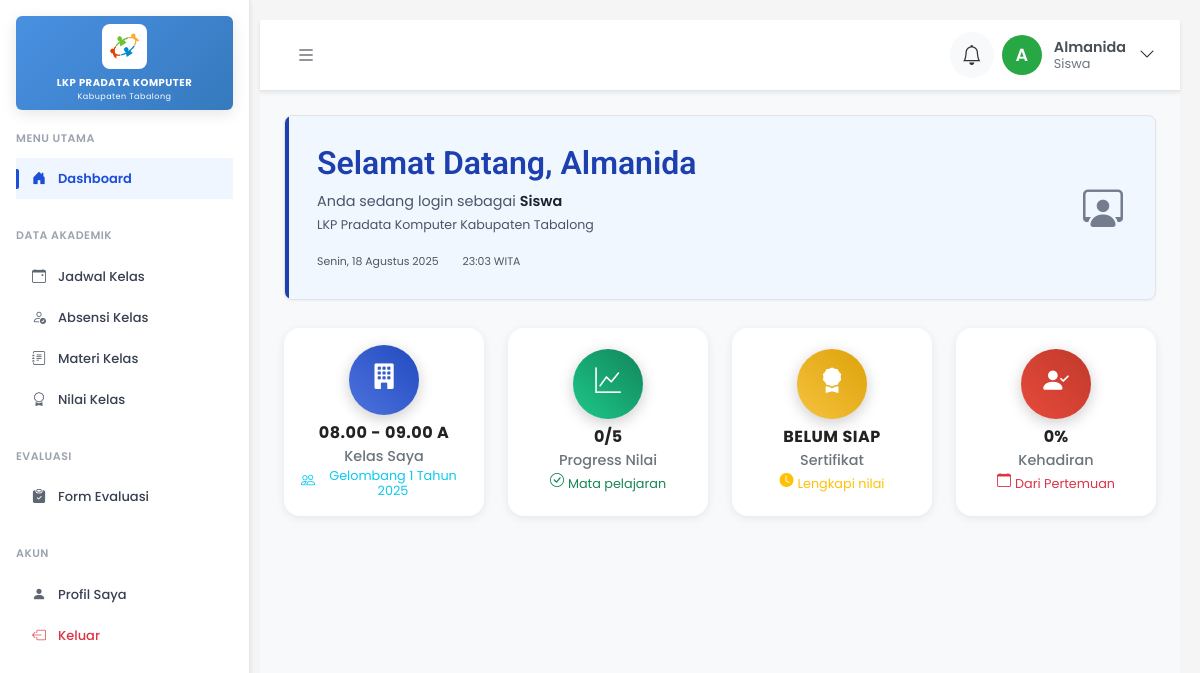
Before: /pages/siswa/dashboard.php (signed in) with the older database file.
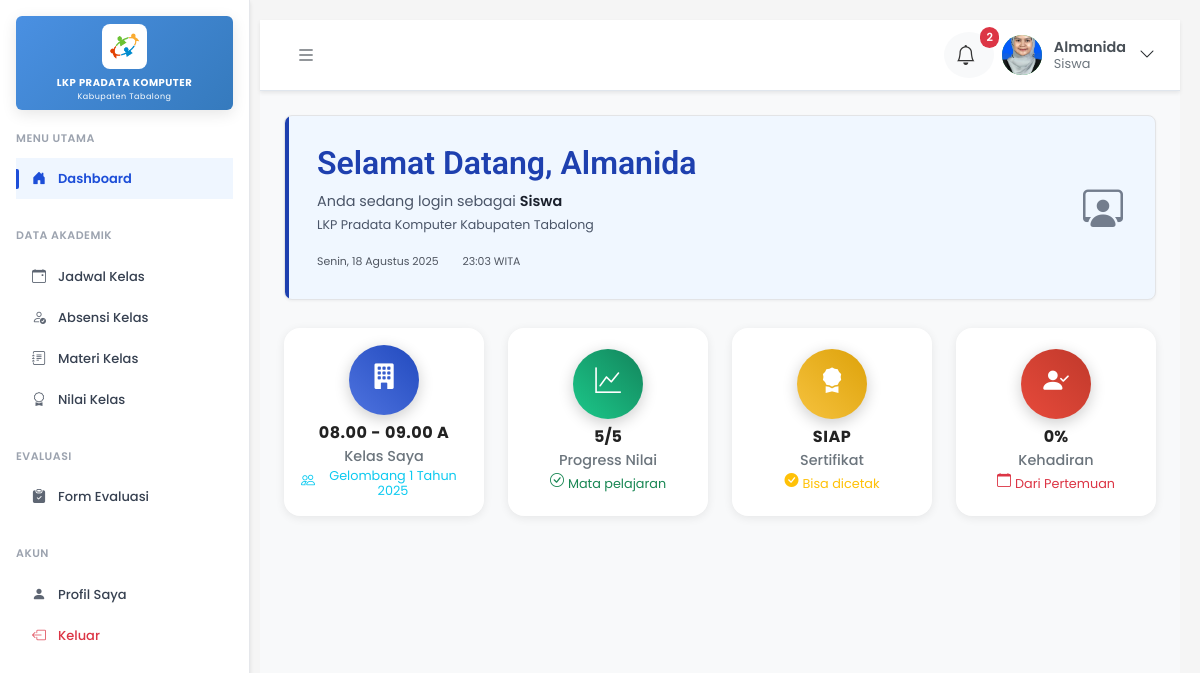
After: the same page with the newer database file.
### tables this page shows
CREATE TABLE `siswa` (
  `id_siswa` int(11) NOT NULL,
  `id_user` int(11) DEFAULT NULL,
  `id_kelas` int(11) DEFAULT NULL,
  `nik` varchar(16) DEFAULT NULL,
  `nama` varchar(100) DEFAULT NULL,
  `tempat_lahir` varchar(50) DEFAULT NULL,
  `tanggal_lahir` date DEFAULT NULL,
  `jenis_kelamin` enum('Laki-Laki','Perempuan') DEFAULT NULL,
  `pendidikan_terakhir` enum('SD','SLTP','SLTA','D1','D2','S1','S2','S3') DEFAULT NULL,
  `no_hp` varchar(20) DEFAULT NULL,
  `email` varchar(100) DEFAULT NULL,
  `alamat_lengkap` text DEFAULT NULL,
  `pas_foto` varchar(255) DEFAULT NULL,
  `ktp` varchar(255) DEFAULT NULL,
  `kk` varchar(255) DEFAULT NULL,
  `ijazah` varchar(255) DEFAULT NULL,
  `status_aktif` enum('aktif','nonaktif') DEFAULT NULL
);

CREATE TABLE `kelas` (
  `id_kelas` int(11) NOT NULL,
  `nama_kelas` varchar(50) NOT NULL,
  `id_gelombang` int(11) NOT NULL,
  `kapasitas` int(11) DEFAULT NULL,
  `id_instruktur` int(11) DEFAULT NULL
);

CREATE TABLE `gelombang` (
  `id_gelombang` int(11) NOT NULL,
  `tahun` year(4) NOT NULL,
  `gelombang_ke` int(11) NOT NULL,
  `nama_gelombang` varchar(100) DEFAULT NULL,
  `status` enum('aktif','selesai','dibuka') DEFAULT 'dibuka'
);

### pages/siswa/dashboard.php (the view, shortened to what the changed rows need)
<?php
include '../../includes/db.php';
$stmt = $conn->prepare("
    SELECT s.*, k.nama_kelas, k.id_kelas, g.nama_gelombang, g.tahun, g.gelombang_ke,
           i.nama as nama_instruktur, n.*,
           -- Status nilai lengkap (5 mata pelajaran)
           CASE WHEN n.nilai_word IS NOT NULL AND n.nilai_word > 0 THEN 1 ELSE 0 END +
           CASE WHEN n.nilai_excel IS NOT NULL AND n.nilai_excel > 0 THEN 1 ELSE 0 END +
           CASE WHEN n.nilai_ppt IS NOT NULL AND n.nilai_ppt > 0 THEN 1 ELSE 0 END +
           CASE WHEN n.nilai_internet IS NOT NULL AND n.nilai_internet > 0 THEN 1 ELSE 0 END +
           CASE WHEN n.nilai_pengembangan IS NOT NULL AND n.nilai_pengembangan > 0 THEN 1 ELSE 0 END as progress_nilai,
           -- Status sertifikat
           CASE WHEN n.rata_rata >= 60 AND
                     (n.nilai_word IS NOT NULL AND n.nilai_word > 0) AND
                     (n.nilai_excel IS NOT NULL AND n.nilai_excel > 0) AND
                     (n.nilai_ppt IS NOT NULL AND n.nilai_ppt > 0) AND
                     (n.nilai_internet IS NOT NULL AND n.nilai_internet > 0) AND
                     (n.nilai_pengembangan IS NOT NULL AND n.nilai_pengembangan > 0)
                THEN 'eligible' ELSE 'not_eligible' END as sertifikat_status
    FROM siswa s
    LEFT JOIN kelas k ON s.id_kelas = k.id_kelas
    LEFT JOIN gelombang g ON k.id_gelombang = g.id_gelombang
    LEFT JOIN instruktur i ON k.id_instruktur = i.id_instruktur
    LEFT JOIN nilai n ON s.id_siswa = n.id_siswa
    WHERE s.id_user = ?
");
$stmt->bind_param("i", $_SESSION['user_id']);
$stmt->execute();
$siswaData = $stmt->get_result()->fetch_assoc();
$jadwalHariIniStmt = $conn->prepare("
    SELECT COUNT(*) as total
    FROM jadwal j
    WHERE j.id_kelas = ? AND DATE(j.tanggal) = CURDATE()
");
$jadwalHariIniStmt->bind_param("i", $siswaData['id_kelas']);
$jadwalHariIniStmt->execute();
$jadwalHariIni = $jadwalHariIniStmt->get_result()->fetch_assoc()['total'];
?>
<!DOCTYPE html>
<html lang="id">
<head>
    <link rel="stylesheet" href="../../assets/css/bootstrap.min.css" />
    <link rel="stylesheet" href="../../assets/css/bootstrap-icons.css" />
    <link rel="stylesheet" href="../../assets/css/fonts.css" />
    <link rel="stylesheet" href="../../assets/css/styles.css" />
</head>
<body>
    <div class="d-flex">
        <div class="flex-fill dashboard-bg">
            <nav class="top-navbar">
                <div class="container-fluid px-3 px-md-4">
                    <div class="d-flex align-items-center">
                        <div class="d-flex align-items-center">
                            <div class="navbar-notifications me-2">
                                <button class="btn" type="button" data-bs-toggle="dropdown">
                                    <i class="bi bi-bell fs-5"></i>
                                    <?php if ($jadwalHariIni > 0 || $siswaData['sertifikat_status'] == 'eligible'): ?>
                                    <span class="notification-badge"><?= $jadwalHariIni + ($siswaData['sertifikat_status'] == 'eligible' ? 1 : 0) ?></span>
                                    <?php endif; ?>
                                </button>
                            </div>
                            <div class="navbar-user-info">
                                <div class="navbar-user-avatar">
                                    <?php if(!empty($siswaData['pas_foto']) && file_exists('../../uploads/profile_pictures/'.$siswaData['pas_foto'])): ?>
                                        <img src="../../uploads/profile_pictures/<?= $siswaData['pas_foto'] ?>"
                                             alt="Foto Profil"
                                             class="rounded-circle"
                                             style="width: 40px; height: 40px; object-fit: cover;">
                                    <?php else: ?>
                                        <?= strtoupper(substr($siswaData['nama'] ?? 'S', 0, 1)) ?>
                                    <?php endif; ?>
                                </div>
                                <div class="navbar-user-details">
                                    <span class="navbar-user-name"><?= htmlspecialchars($siswaData['nama'] ?? $_SESSION['username']) ?></span>
                                    <span class="navbar-user-role">Siswa</span>
                                </div>
                                <div class="dropdown">
                                    <button class="btn btn-link text-dark p-0" type="button" data-bs-toggle="dropdown">
                                    </button>
                                </div>
                            </div>
                        </div>
                    </div>
                </div>
            </nav>
            <div class="p-3 p-md-4">
                <div class="welcome-card corporate">
                    <div class="row align-items-center">
                        <div class="col-md-8">
                            <h2 class="mb-2 font-roboto">Selamat Datang, <?= htmlspecialchars($siswaData['nama'] ?? $_SESSION['username']) ?></h2>
                            <p class="mb-0 opacity-90">
                                Anda sedang login sebagai <strong>Siswa</strong><br>
                                <small>LKP Pradata Komputer Kabupaten Tabalong</small>
                            </p>
                        </div>
                    </div>
                </div>
                <div class="row g-3 g-md-4 mb-4">
                    <div class="col-6 col-lg-3">
                        <div class="card stats-card">
                            <div class="card-body text-center p-3">
                                <div class="stats-icon stats-primary text-white mb-2">
                                    <i class="bi bi-building-fill"></i>
                                </div>
                                <h6 class="fw-bold mb-1"><?= htmlspecialchars($siswaData['nama_kelas'] ?? 'Belum ada') ?></h6>
                                <p class="text-muted mb-0 small">Kelas Saya</p>
                                <small class="text-info">
                                    <i class="bi bi-people"></i>
                                    <?= htmlspecialchars($siswaData['nama_gelombang'] ?? 'Gelombang') ?>
                                </small>
                            </div>
                        </div>
                    </div>
                    <div class="col-6 col-lg-3">
                        <a href="nilai/" class="text-decoration-none">
                            <div class="card stats-card stats-card-clickable">
                                <div class="card-body text-center p-3">
                                    <div class="stats-icon stats-success text-white mb-2">
                                        <i class="bi bi-graph-up"></i>
                                    </div>
                                    <h4 class="fw-bold mb-1"><?= $siswaData['progress_nilai'] ?? 0 ?>/5</h4>
                                    <p class="text-muted mb-0 small">Progress Nilai</p>
                                    <small class="text-success">
                                        <i class="bi bi-check-circle"></i> Mata pelajaran
                                    </small>
                                </div>
                            </div>
                        </a>
                    </div>
                    <div class="col-6 col-lg-3">
                        <a href="nilai/" class="text-decoration-none">
                            <div class="card stats-card stats-card-clickable">
                                <div class="card-body text-center p-3">
                                    <div class="stats-icon stats-warning text-white mb-2">
                                        <i class="bi bi-award-fill"></i>
                                    </div>
                                    <h6 class="fw-bold mb-1">
                                        <?php if(isset($siswaData['sertifikat_status']) && $siswaData['sertifikat_status'] == 'eligible'): ?>
                                            SIAP
                                        <?php else: ?>
                                            BELUM SIAP
                                        <?php endif; ?>
                                    </h6>
                                    <p class="text-muted mb-0 small">Sertifikat</p>
                                    <small class="text-warning">
                                        <?php if(isset($siswaData['sertifikat_status']) && $siswaData['sertifikat_status'] == 'eligible'): ?>
                                            <i class="bi bi-check-circle-fill"></i> Bisa dicetak
                                        <?php else: ?>
                                            <i class="bi bi-clock-fill"></i> Lengkapi nilai
                                        <?php endif; ?>
                                    </small>
                                </div>
                            </div>
                        </a>
                    </div>
                </div>
</body>
</html>

Changed rows visible on the page:
changed siswa "Almanida": pas_foto: picture added; nama "A" → (not shown)
Other visible differences:
$siswaData['progress_nilai']: "0" → "5"
text no longer shown: "BELUM SIAP Lengkapi nilai"
text now shown: "2 SIAP Bisa dicetak"
